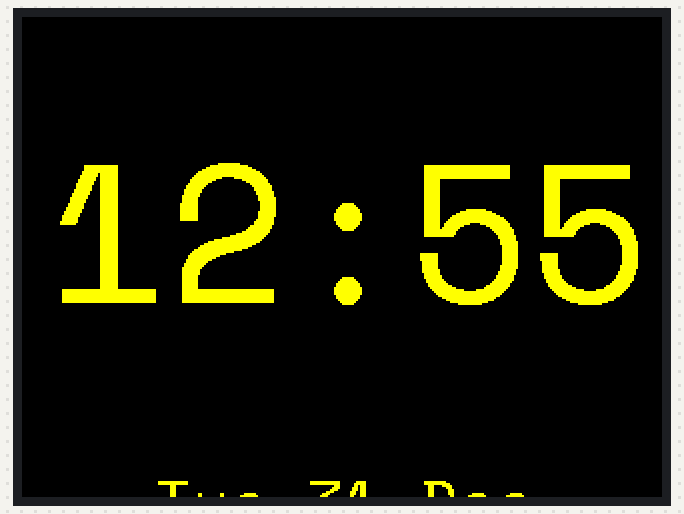
Recording of a sketch running on a simulated ESP32. Shown: 320×240 colour display.

Above: at 0.3 s.

The sketch:

wio_terminal_custom_fonts.ino
```cpp
#include "SPI.h"
#include "TFT_eSPI.h"
#include "SpaceMono_Regular50pt7b.h"
#include "SpaceMono_Regular40pt7b.h"
#include "SpaceMono_Regular16pt7b.h"
#include "SpaceMono_Regular10pt7b.h"
// Stock font and GFXFF reference handle
#define GFXFF 1

#define CF_SM50 &SpaceMono_Regular50pt7b
#define CF_SM40 &SpaceMono_Regular40pt7b
#define CF_SM16 &SpaceMono_Regular16pt7b
#define CF_SM10 &SpaceMono_Regular10pt7b


// Use hardware SPI
TFT_eSPI tft = TFT_eSPI();

void setup(void) {
    Serial.begin(250000);
    tft.begin();
    tft.setRotation(1);
}

void loop() {
    // Set text datum to middle centre (MC_DATUM)
    tft.setTextDatum(MC_DATUM);
    tft.fillScreen(TFT_BLACK);            // Clear screen
    tft.setTextColor(TFT_YELLOW, TFT_BLACK);
    tft.setFreeFont(CF_SM50);
    tft.drawString("12:55", 160, 100, GFXFF);
    tft.setFreeFont(CF_SM16);
    tft.drawString("Tue 31 Dec", 160, 240, GFXFF);
    delay(10000);
}
```

Source omitted: egular10pt7b.h (data table, 13608 bytes), egular16pt7b.h (data table, 24886 bytes), gular40pt7b.h (data table, 127570 bytes), gular50pt7b.h (data table, 197536 bytes)
